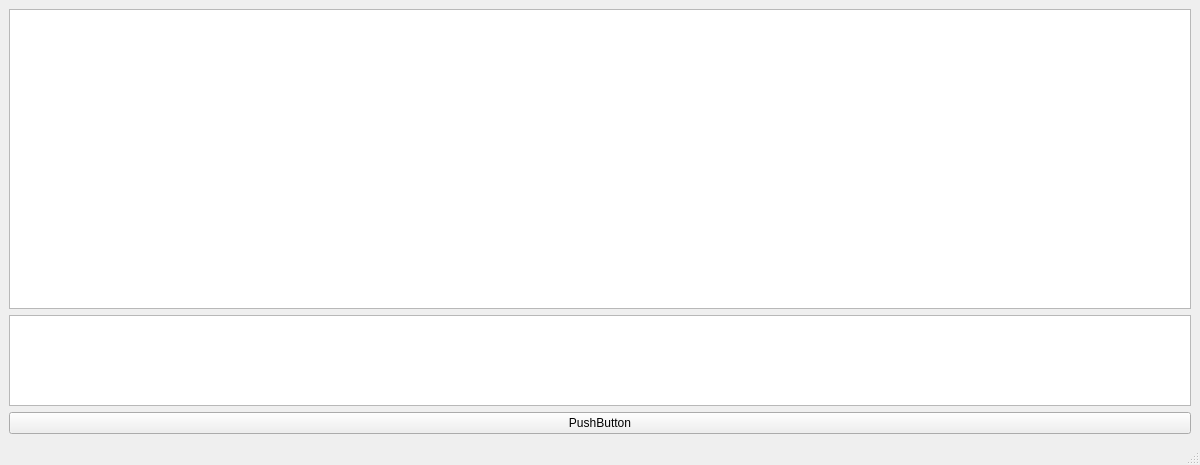
<?xml version="1.0" encoding="UTF-8"?>
<ui version="4.0">
 <class>MainWindow</class>
 <widget class="QMainWindow" name="MainWindow">
  <property name="geometry">
   <rect>
    <x>0</x>
    <y>0</y>
    <width>1200</width>
    <height>465</height>
   </rect>
  </property>
  <property name="windowTitle">
   <string>MainWindow</string>
  </property>
  <widget class="QWidget" name="centralwidget">
   <layout class="QGridLayout" name="gridLayout">
    <item row="1" column="0">
     <widget class="QTableWidget" name="tableWidget">
      <attribute name="horizontalHeaderMinimumSectionSize">
       <number>4</number>
      </attribute>
      <attribute name="horizontalHeaderDefaultSectionSize">
       <number>50</number>
      </attribute>
      <attribute name="verticalHeaderDefaultSectionSize">
       <number>30</number>
      </attribute>
     </widget>
    </item>
    <item row="2" column="0">
     <widget class="QPushButton" name="pushButton">
      <property name="text">
       <string>PushButton</string>
      </property>
     </widget>
    </item>
    <item row="0" column="0">
     <widget class="QGraphicsView" name="graphicsView">
      <property name="minimumSize">
       <size>
        <width>0</width>
        <height>300</height>
       </size>
      </property>
     </widget>
    </item>
   </layout>
  </widget>
  <widget class="QMenuBar" name="menubar">
   <property name="geometry">
    <rect>
     <x>0</x>
     <y>0</y>
     <width>1200</width>
     <height>21</height>
    </rect>
   </property>
  </widget>
  <widget class="QStatusBar" name="statusbar"/>
 </widget>
 <resources/>
 <connections/>
</ui>
